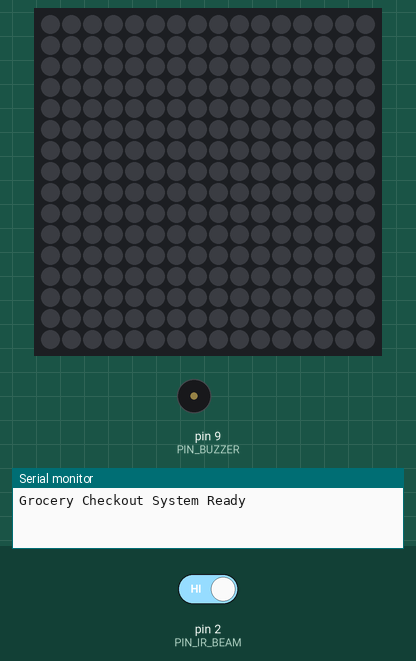
Simulated run of this sketch. Board: Arduino Uno, built with avr-gcc and run on an emulated ATmega328P. On the bench: 16×16 RGB LED matrix (first LED top left, wired row by row), buzzer (waves = sounding, pin HIGH), the last lines printed to the serial monitor. Inputs (shaded band) come from the test bench; at power-on: pin 2 (PIN_IR_BEAM) HIGH. Dim RGB values are drawn brighter than linear; random numbers use the default seed unless the sketch sets one.

Above: at 1.2 s.
1.3 s: pin 2 (PIN_IR_BEAM) driven LOW
At 1.77 s:
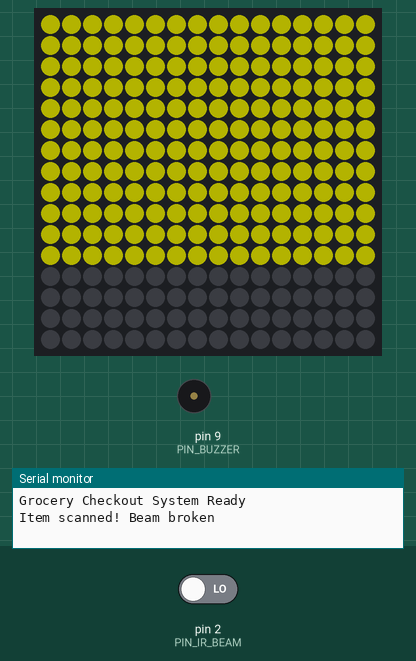
At 2.4 s:
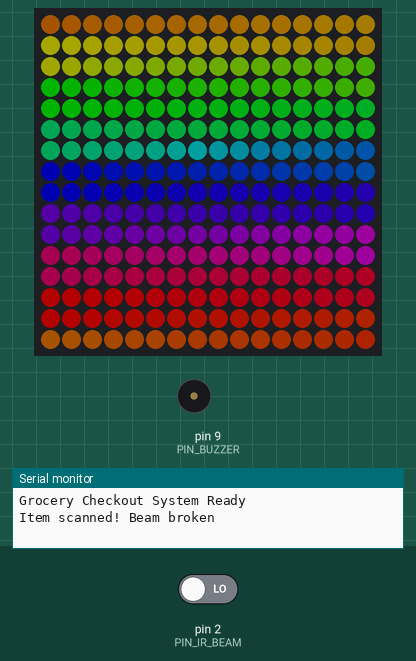
Timing chart, 0 to 4.3 s (numbered marks = the images above; inputs shaded):
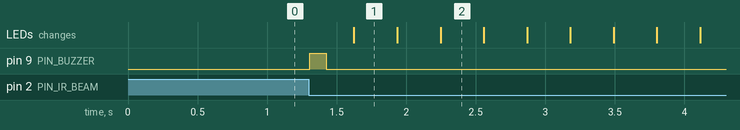

The sketch:

firmware.ino
```cpp
#include "config.h"
#include "display/ws2812.h"
#include "animations/rainbow.h"
#include "animations/wipe.h"
#include "animations/sparkle.h"
#include "sensors/ir_break_beam.h"
#include "sound/buzzer.h"

unsigned long lastTriggerMs = 0;
bool lockedOut = false;

void setup() {
  Serial.begin(115200);
  ir_beam_init();
  pinMode(PIN_BUZZER, OUTPUT);

  leds_init();
  leds_fill(CRGB::Black);

  Serial.println("Grocery Checkout System Ready");
}

void loop() {
  unsigned long now = millis();
  if (!lockedOut && is_beam_broken()) {
    lockedOut = true;

    Serial.println("Item scanned! Beam broken");

    // Visual + sound feedback
    beep();
    anim_wipe(CRGB::Yellow, 6);
    anim_rainbow(1, 4);
    anim_sparkle(CRGB::Green, 300);
    leds_fill(CRGB::Black);

    lastTriggerMs = now;
  }

  if (lockedOut && (now - lastTriggerMs) > SCAN_COOLDOWN_MS) {
    lockedOut = false;
  }

  delay(20);
}
```

rainbow.h
```cpp
#pragma once
#include <FastLED.h>
#include "../config.h"
#include "../display/ws2812.h"

inline void anim_rainbow(uint8_t cycles = 1, uint8_t stepDelay = 8) {
  for (int j = 0; j < 256 * cycles; j++) {
    for (int i = 0; i < NUM_LEDS; i++) {
      leds[i] = CHSV((i * 256 / NUM_LEDS + j) & 255, 255, 255);
    }
    leds_show();
    delay(stepDelay);
  }
}
```

sparkle.h
```cpp
#pragma once
#include <FastLED.h>
#include "../config.h"
#include "../display/ws2812.h"

inline void anim_sparkle(CRGB color = CRGB::White, int duration = 800) {
  unsigned long startTime = millis();
  fill_solid(leds, NUM_LEDS, CRGB::Black);

  while (millis() - startTime < duration) {
    int pos = random(NUM_LEDS);
    leds[pos] = color;
    leds_show();
    delay(50);
    leds[pos] = CRGB::Black;
  }

  fill_solid(leds, NUM_LEDS, CRGB::Black);
  leds_show();
}
```

wipe.h
```cpp
#pragma once
#include <FastLED.h>
#include "../config.h"
#include "../display/ws2812.h"

inline void anim_wipe(CRGB color = CRGB::White, int stepDelay = 10) {
  fill_solid(leds, NUM_LEDS, CRGB::Black);
  for (int y = 0; y < PANEL_H; y++) {
    for (int x = 0; x < PANEL_W; x++) {
      leds[xy(x,y)] = color;
    }
    leds_show();
    delay(stepDelay);
  }
}
```

ws2812.h
```cpp
#pragma once
#include <FastLED.h>
#include "../config.h"

static CRGB leds[NUM_LEDS];

inline void leds_init() {
  FastLED.addLeds<WS2812B, PIN_LEDS, GRB>(leds, NUM_LEDS);
  FastLED.setBrightness(MAX_BRIGHTNESS);
  FastLED.clear(true);
}

inline void leds_show() { FastLED.show(); }

inline int xy(int x, int y) {
  // serpentine mapping (adjust if your panel is wired differently)
  if (y % 2 == 0) return y * PANEL_W + x;
  else return y * PANEL_W + (PANEL_W - 1 - x);
}

inline void leds_fill(CRGB c) {
  fill_solid(leds, NUM_LEDS, c);
  leds_show();
}
```

ir_break_beam.h
```cpp
#pragma once
#include "../config.h"

static unsigned long lastBeamBreakMs = 0;
static bool lastBeamState = HIGH;

inline void ir_beam_init() {
  pinMode(PIN_IR_BEAM, INPUT_PULLUP);
}

inline bool is_beam_broken() {
  static bool beamBroken = false;
  bool currentState = digitalRead(PIN_IR_BEAM);
  unsigned long now = millis();

  // Debounce the input
  if (currentState != lastBeamState && (now - lastBeamBreakMs) > DEBOUNCE_MS) {
    lastBeamState = currentState;
    lastBeamBreakMs = now;

    // LOW = beam broken (item detected)
    if (currentState == LOW && !beamBroken) {
      beamBroken = true;
      return true;
    }
    // HIGH = beam restored (item passed through)
    else if (currentState == HIGH && beamBroken) {
      beamBroken = false;
    }
  }

  return false;
}
```

buzzer.h
```cpp
#pragma once
#include "../config.h"

inline void beep(unsigned long ms = BEEP_MS) {
  digitalWrite(PIN_BUZZER, HIGH);
  delay(ms);
  digitalWrite(PIN_BUZZER, LOW);
}
```

config.h
```cpp
#pragma once

// IR Break Beam Sensor
#define PIN_IR_BEAM 2
#define SCAN_COOLDOWN_MS 1000
#define DEBOUNCE_MS 50

// Buzzer
#define PIN_BUZZER 9
#define BEEP_MS 120

// WS2812B
#define PIN_LEDS 6
#define PANEL_W 16
#define PANEL_H 16
#define NUM_LEDS (PANEL_W * PANEL_H)
#define MAX_BRIGHTNESS 60  // 0-255; keep conservative for power

// Behavior
#define ANIMATION_DWELL_MS 800
```

Measured:
- after the input at 1.3 s, pin 9 (PIN_BUZZER): LOW → HIGH at once, → LOW 0.12 s later; the LEDs: change after 0.32 s (image 1)
